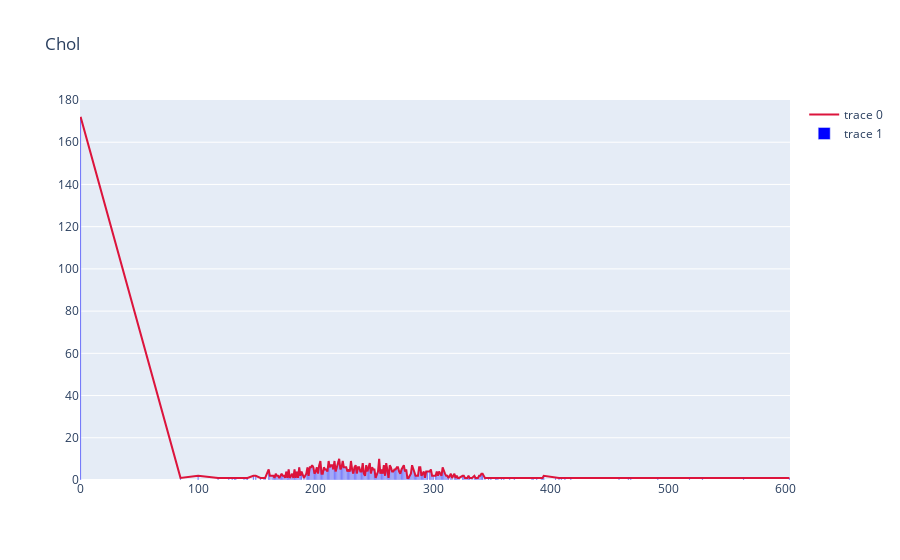

Notebook code cell kept with this figure:
### Code cell
trace1 = go.Scatter(x = x, y = y, marker_color = 'crimson')
trace2 = go.Bar(x = x, y = y, marker_color = 'blue')

data = [trace1, trace2]
layout = go.Layout(title = "Chol")
fig = go.Figure(data = data, layout = layout)
fig.update_yaxes(range = [0, 180])
fig.show()

### Figure 1 — Plotly figure (JSON) as saved in the notebook; plotly's stock layout.template omitted (floating-point values rounded to 4 significant figures; data arrays with more than 128 entries replaced by an {"elided": "..."} marker saying what was removed)
{"data": [{"marker": {"color": "crimson"}, "type": "scatter", "x": {"elided": "217 int values"}, "y": {"elided": "217 int values"}}, {"marker": {"color": "blue"}, "type": "bar", "x": {"elided": "217 int values"}, "y": {"elided": "217 int values"}}], "layout": {"title": {"text": "Chol"}, "yaxis": {"range": [0, 180]}}}
